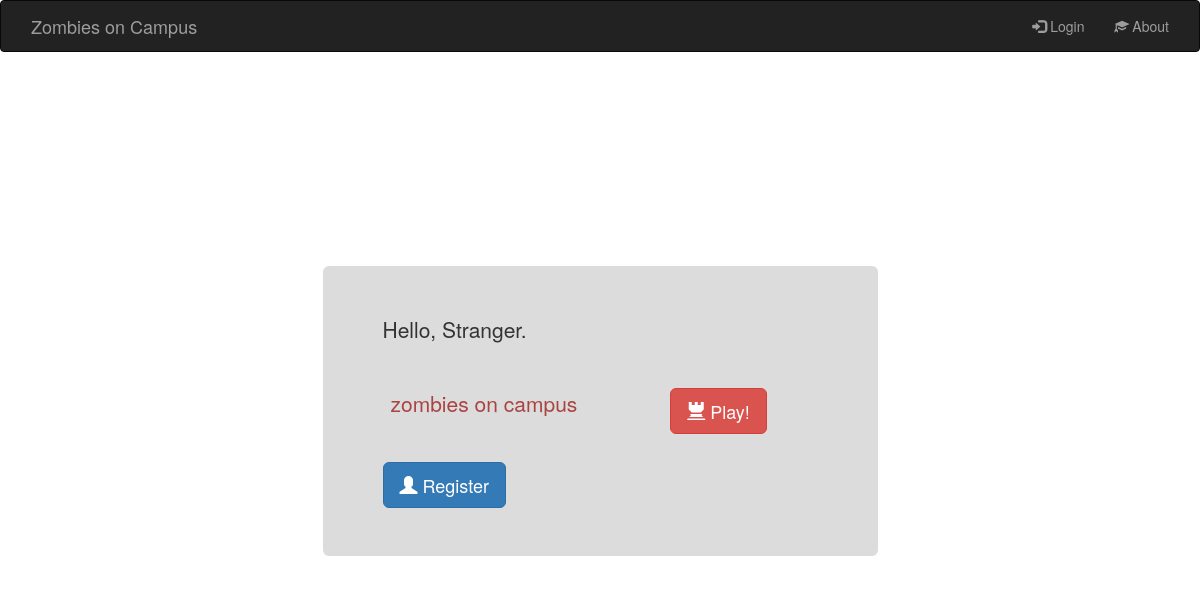
/zombies/, run on an earlier commit of the app's database.
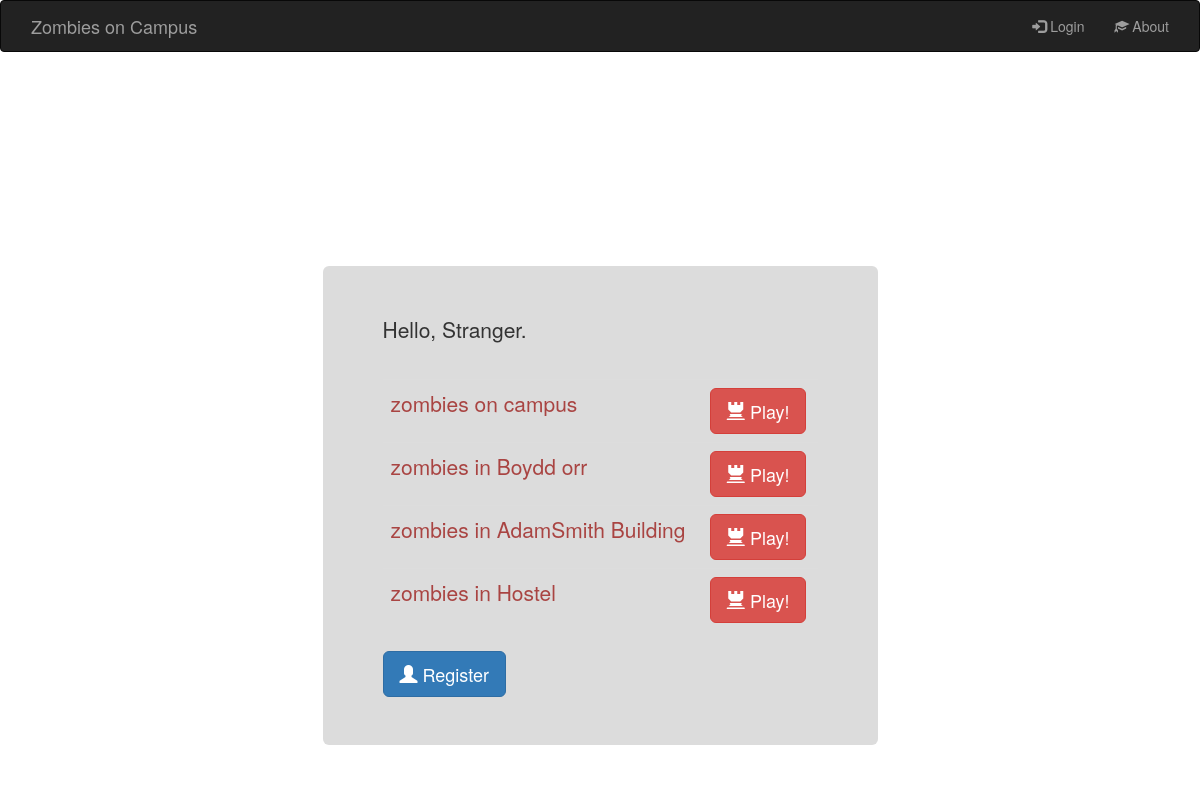
And on a later commit of the database.
### zombies/models.py (models this page shows, shortened)
class Story(models.Model):
    story_id = models.IntegerField(max_length=6, unique=True)
    name = models.CharField(max_length=100, unique=True)
    description = models.CharField(max_length=1000)
    class Meta:
        verbose_name_plural = "Stories"

### zombies/views.py (the view)
def index(request):
    story_list = Story.objects.order_by('story_id')[:4]
    context_dict = {'stories': story_list}
    return render(request, 'zombies/index.html', context_dict)

### templates/zombies/index.html (shortened to what this page needs)
{% extends 'base.html' %}
{% load staticfiles %}
{% block body %}
    {% if user.is_authenticated %}
        <p>Hello, {{ user.username }}!</p>
    {% else %}
        <p>Hello, Stranger.</p>
    {% endif %}
    <br/>
   <table class="table table-hover">
    <tbody>
     {% if stories %}
             {% for story in stories %}
      <tr>            <td>
              <p class="text-justify text-danger">{{ story.name }} </p>
                  </td>
                  <td>
                    <button class="story_start_button btn btn-lg btn-danger" type="button" value="/zombies/story-point/1/"><span class="glyphicon glyphicon-tower"></span> Play!</button>
                  </td>
 </tr>
                {% endfor %}
    </tbody>
  </table>
        {% else %}
            <strong>There are no stories present.</strong>
        {% endif %}
    {% if not user.is_authenticated %}
        <a href="/accounts/register/" class="btn btn-lg btn-primary" role="button"><span class="glyphicon glyphicon-user"></span> Register</a>
    {% endif %}
{% endblock %}

### templates/base.html (shortened to what this page needs)
<!DOCTYPE html>
{% load staticfiles %}
<html lang="en">
<head>
    <link href="{% static "bootstrap/css/bootstrap.min.css" %}" rel="stylesheet">
    <link href="{% static "css/page.css" %}" rel="stylesheet">
</head>
<body>
<nav class="navbar navbar-inverse">
    <div class="container-fluid">
        <div id="navbar" class="navbar-collapse collapse">
            <div class="navbar-header">
                <a class="navbar-brand" href="{% url 'home' %}">Zombies on Campus</a>
            </div>
            <ul class="nav navbar-nav  navbar-right">
                {% if not user.is_authenticated %}
                    <li><a href="{% url 'auth_login' %}"><span class="glyphicon glyphicon-log-in"></span> Login</a></li>
                {% endif %}
                <li><a href="{% url 'about' %}"><span class="glyphicon glyphicon-education"></span> About</a></li>
            </ul>
        </div>
    </div>
</nav>
<div class="container">
    <div class="row">
        <div class="col-sm-3"></div>
        <div class="col-sm-6">
            <div id="holder" class="jumbotron">
                <div id="main_content">
                    {% block body %}{% endblock %}
                </div>
            </div>
            <div class="col-sm-3"></div>
        </div>
    </div>
</div>
</body>
</html>

### static/css/page.css (style rules this page uses)
body { background-color: #164e82; background: url("/static/images/uog.png") no-repeat center center fixed; -webkit-background-size: cover; -moz-background-size: cover; background-size: cover; -o-background-size: cover; }
#holder { margin-top: 35%; background-color: rgba(220, 220, 220, 1.0); }

What changed in the data, as far as the page shows it:
added Story: name "zombies in Boydd orr"
added Story: name "zombies in AdamSmith Building"
added Story: name "zombies in Hostel"
